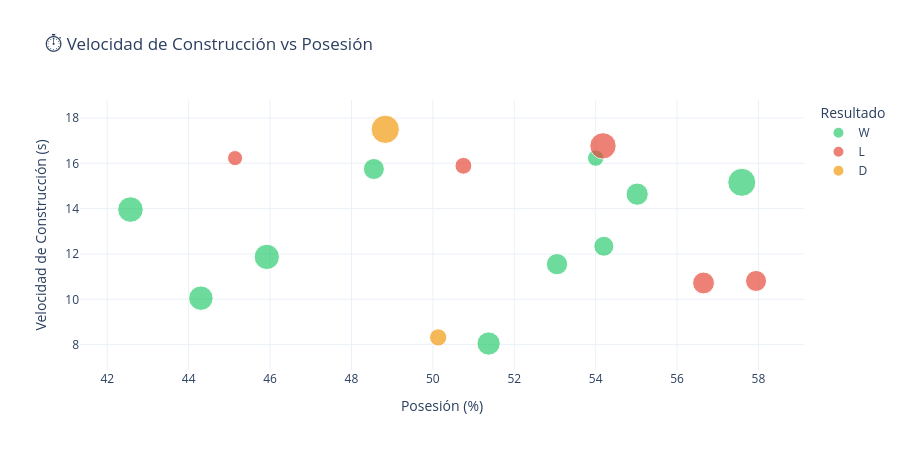

Source (notebook cell):
### Markdown cell above
## 7. Velocidad de Construcción

### Code cell
# Velocidad de construcción vs Posesión
fig_build = px.scatter(
    df,
    x='possession',
    y='build_up_speed',
    color='result',
    size='pumas_xg',
    hover_data=['opponent'],
    color_discrete_map={'W': '#2ecc71', 'D': '#f39c12', 'L': '#e74c3c'},
    labels={
        'possession': 'Posesión (%)',
        'build_up_speed': 'Velocidad de Construcción (s)',
        'result': 'Resultado'
    },
    title='⏱️ Velocidad de Construcción vs Posesión'
)

fig_build.update_layout(template='plotly_white', height=450)
fig_build.show()

### Figure 1 — Plotly figure (JSON) as saved in the notebook; plotly's stock layout.template omitted (floating-point values rounded to 4 significant figures)
{"data": [{"customdata": [["América"], ["Cruz Azul"], ["Santos"], ["León"], ["Guadalajara"], ["Cruz Azul"], ["Tigres"], ["Monterrey"], ["Santos"], ["León"]], "hovertemplate": "Resultado=W<br>Posesión (%)=%{x}<br>Velocidad de Construcción (s)=%{y}<br>pumas_xg=%{marker.size}<br>opponent=%{customdata[0]}<extra></extra>", "legendgroup": "W", "marker": {"color": "#2ecc71", "size": [3.35, 4.85, 3.04, 3.43, 4.94, 5.95, 3.74, 4.54, 2.04, 4.1], "sizemode": "area", "sizeref": 0.01518, "symbol": "circle"}, "mode": "markers", "name": "W", "orientation": "v", "showlegend": true, "type": "scatter", "x": [48.55, 45.92, 54.2, 53.05, 42.57, 57.59, 55.02, 44.3, 54, 51.37], "xaxis": "x", "y": [15.75, 11.87, 12.34, 11.55, 13.96, 15.16, 14.64, 10.05, 16.23, 8.05], "yaxis": "y"}, {"customdata": [["Guadalajara"], ["Tigres"], ["Monterrey"], ["Pachuca"], ["América"]], "hovertemplate": "Resultado=L<br>Posesión (%)=%{x}<br>Velocidad de Construcción (s)=%{y}<br>pumas_xg=%{marker.size}<br>opponent=%{customdata[0]}<extra></extra>", "legendgroup": "L", "marker": {"color": "#e74c3c", "size": [3.61, 3.36, 1.73, 5.27, 2.15], "sizemode": "area", "sizeref": 0.01518, "symbol": "circle"}, "mode": "markers", "name": "L", "orientation": "v", "showlegend": true, "type": "scatter", "x": [56.65, 57.94, 45.14, 54.18, 50.75], "xaxis": "x", "y": [10.72, 10.81, 16.23, 16.77, 15.89], "yaxis": "y"}, {"customdata": [["Toluca"], ["Atlas"]], "hovertemplate": "Resultado=D<br>Posesión (%)=%{x}<br>Velocidad de Construcción (s)=%{y}<br>pumas_xg=%{marker.size}<br>opponent=%{customdata[0]}<extra></extra>", "legendgroup": "D", "marker": {"color": "#f39c12", "size": [6.07, 2.26], "sizemode": "area", "sizeref": 0.01518, "symbol": "circle"}, "mode": "markers", "name": "D", "orientation": "v", "showlegend": true, "type": "scatter", "x": [48.83, 50.13], "xaxis": "x", "y": [17.5, 8.32], "yaxis": "y"}], "layout": {"height": 450, "legend": {"itemsizing": "constant", "title": {"text": "Resultado"}, "tracegroupgap": 0}, "title": {"text": "⏱️ Velocidad de Construcción vs Posesión"}, "xaxis": {"anchor": "y", "domain": [0, 1], "title": {"text": "Posesión (%)"}}, "yaxis": {"anchor": "x", "domain": [0, 1], "title": {"text": "Velocidad de Construcción (s)"}}}}
